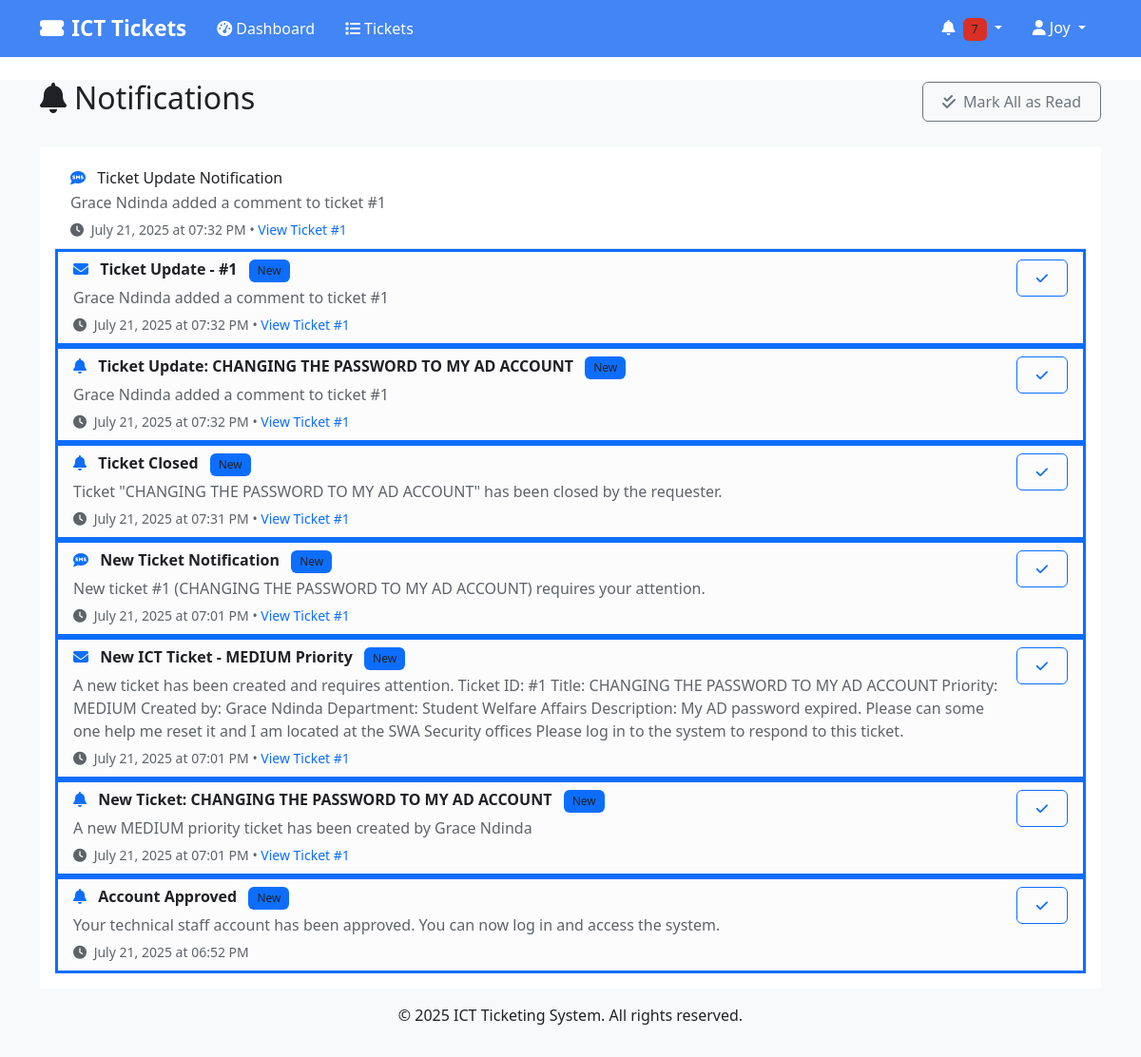
The page /notifications (signed in) on the database as committed earlier.
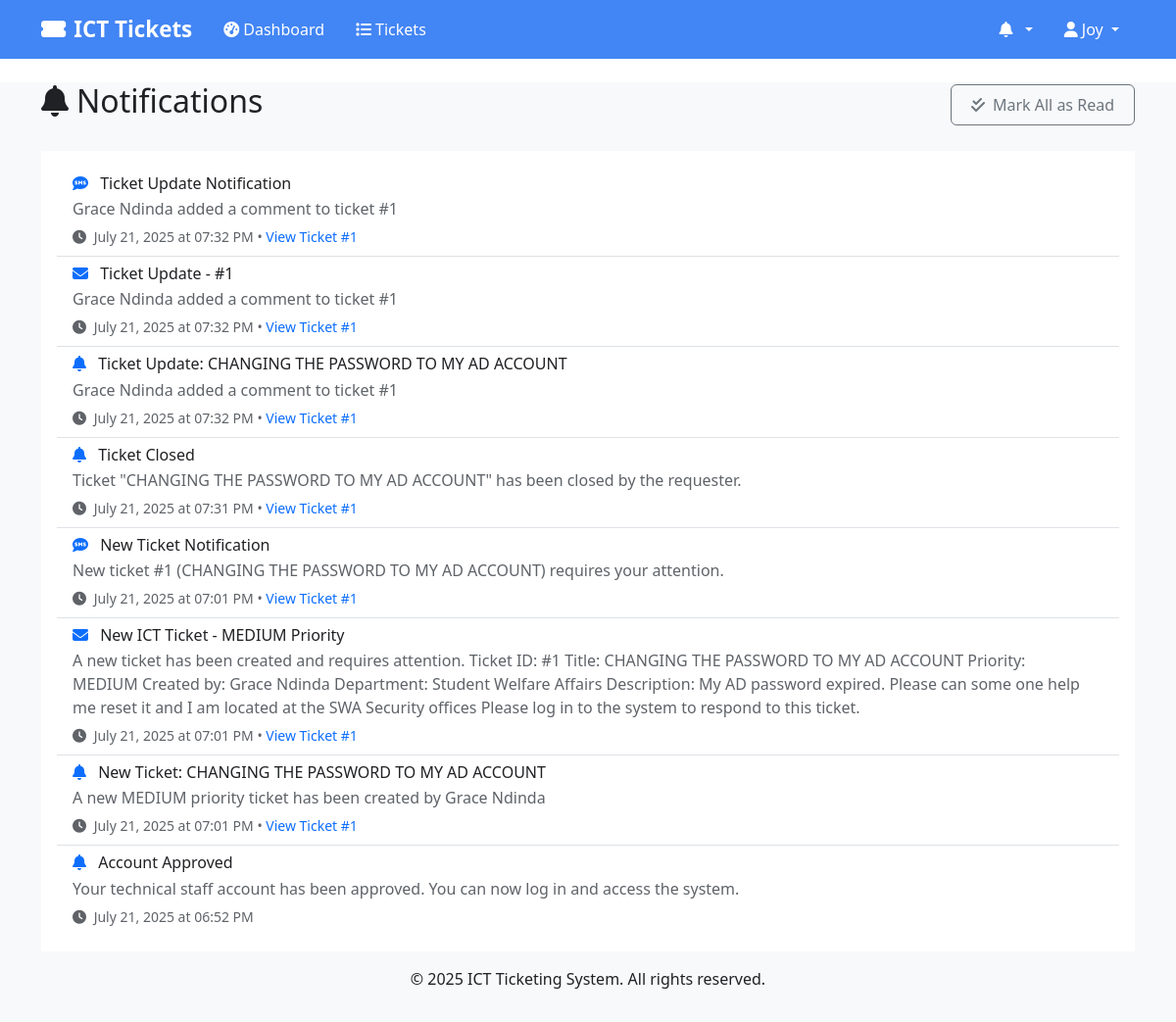
The same page on the database as committed later.
### models.py (models this page shows, shortened)
class User(UserMixin, db.Model):
    __tablename__ = 'users'
    id = db.Column(db.Integer, primary_key=True)
    username = db.Column(db.String(80), unique=True, nullable=False)
    email = db.Column(db.String(120), unique=True, nullable=False)
    phone = db.Column(db.String(20), nullable=True)
    password_hash = db.Column(db.String(256), nullable=False)
    first_name = db.Column(db.String(50), nullable=False)
    last_name = db.Column(db.String(50), nullable=False)
    role = db.Column(db.String(20), nullable=False)  # 'user', 'tech', 'admin'
    department_id = db.Column(db.Integer, db.ForeignKey('departments.id'), nullable=True)
    is_active = db.Column(db.Boolean, default=True)
    created_at = db.Column(db.DateTime, default=datetime.utcnow)
    updated_at = db.Column(db.DateTime, default=datetime.utcnow, onupdate=datetime.utcnow)
    department = db.relationship('Department', backref='users')
    created_tickets = db.relationship('Ticket', foreign_keys='Ticket.created_by_id', backref='creator')
    assigned_tickets = db.relationship('Ticket', foreign_keys='Ticket.assigned_to_id', backref='assignee')
    @property
    def full_name(self):
        return f"{self.first_name} {self.last_name}"

class Notification(db.Model):
    __tablename__ = 'notifications'
    id = db.Column(db.Integer, primary_key=True)
    user_id = db.Column(db.Integer, db.ForeignKey('users.id'), nullable=False)
    ticket_id = db.Column(db.Integer, db.ForeignKey('tickets.id'), nullable=True)
    title = db.Column(db.String(200), nullable=False)
    message = db.Column(db.Text, nullable=False)
    is_read = db.Column(db.Boolean, default=False)
    notification_type = db.Column(db.String(20), nullable=False)  # 'EMAIL', 'SMS', 'SYSTEM'
    sent_at = db.Column(db.DateTime, nullable=True)
    created_at = db.Column(db.DateTime, default=datetime.utcnow)
    user = db.relationship('User', backref='notifications')

### routes.py (the view)
@app.route('/notifications')
@login_required
def list_notifications():
    notifications = Notification.query.filter_by(user_id=current_user.id)\
        .order_by(Notification.created_at.desc()).all()
    return render_template('notifications.html', notifications=notifications)

### app.py (called while the page is built)
@login_manager.user_loader
def load_user(user_id):
    from models import User
    return User.query.get(int(user_id))

### templates/notifications.html (shortened to what this page needs)
{% extends "base.html" %}
{% block content %}
<div class="container">
    <div class="row">
        <div class="col-12">
            <div class="d-flex justify-content-between align-items-center mb-4">
                <h2><i class="fas fa-bell me-2"></i>Notifications</h2>
                <button class="btn btn-outline-secondary" onclick="markAllAsRead()">
                    <i class="fas fa-check-double me-2"></i>Mark All as Read
                </button>
            </div>
        </div>
    </div>
    <div class="row">
        <div class="col-12">
            <div class="card">
                <div class="card-body">
                    {% if notifications %}
                    <div class="list-group list-group-flush">
                        {% for notification in notifications %}
                        <div class="list-group-item {% if not notification.is_read %}list-group-item-light border-start border-primary border-3{% endif %}">
                            <div class="d-flex justify-content-between align-items-start">
                                <div class="flex-grow-1">
                                    <h6 class="mb-1 {% if not notification.is_read %}fw-bold{% endif %}">
                                        <i class="fas fa-{% if notification.notification_type == 'EMAIL' %}envelope{% elif notification.notification_type == 'SMS' %}sms{% else %}bell{% endif %} me-2 text-primary"></i>
                                        {{ notification.title }}
                                        {% if not notification.is_read %}
                                        <span class="badge bg-primary ms-2">New</span>
                                        {% endif %}
                                    </h6>
                                    <p class="mb-1 text-muted">{{ notification.message }}</p>
                                    <small class="text-muted">
                                        <i class="fas fa-clock me-1"></i>
                                        {{ notification.created_at.strftime('%B %d, %Y at %I:%M %p') }}
                                        {% if notification.ticket_id %}
                                        • <a href="{{ url_for('view_ticket', ticket_id=notification.ticket_id) }}" class="text-decoration-none">
                                            View Ticket #{{ notification.ticket_id }}
                                        </a>
                                        {% endif %}
                                    </small>
                                </div>
                                <div class="ms-3">
                                    {% if not notification.is_read %}
                                    <button class="btn btn-sm btn-outline-primary"
                                            onclick="markAsRead({{ notification.id }})">
                                        <i class="fas fa-check"></i>
                                    </button>
                                    {% endif %}
                                </div>
                            </div>
                        </div>
                        {% endfor %}
                    </div>
                    {% else %}
                    <div class="text-center py-5">
                        <i class="fas fa-bell-slash fs-1 text-muted mb-3"></i>
                        <h5 class="text-muted">No notifications</h5>
                        <p class="text-muted">You're all caught up! New notifications will appear here.</p>
                    </div>
                    {% endif %}
                </div>
            </div>
        </div>
    </div>
</div>
{% endblock %}

### templates/base.html (shortened to what this page needs)
<!DOCTYPE html>
<html lang="en">
<head>
    <link href="https://cdn.jsdelivr.net/npm/bootstrap@5.3.0/dist/css/bootstrap.min.css" rel="stylesheet">
    <link href="https://cdnjs.cloudflare.com/ajax/libs/font-awesome/6.4.0/css/all.min.css" rel="stylesheet">
    <link href="{{ url_for('static', filename='css/style.css') }}" rel="stylesheet">
</head>
<body>
    <nav class="navbar navbar-expand-lg shadow-sm" style="background-color: #4285f4 !important;">
        <div class="container" style="background-color: #4285f4;">
            <a class="navbar-brand" href="{{ url_for('dashboard' if current_user.is_authenticated else 'index') }}" style="color: #ffffff !important; font-weight: 600;">
                <i class="fas fa-ticket-alt me-2"></i>ICT Tickets
            </a>
            {% if current_user.is_authenticated %}
            <div class="collapse navbar-collapse" id="navbarNav">
                <ul class="navbar-nav me-auto">
                    <li class="nav-item">
                        <a class="nav-link" href="{{ url_for('dashboard') }}" style="color: #ffffff !important; font-weight: 500;">
                            <i class="fas fa-tachometer-alt me-1"></i>Dashboard
                        </a>
                    </li>
                    <li class="nav-item">
                        <a class="nav-link" href="{{ url_for('list_tickets') }}" style="color: #ffffff !important; font-weight: 500;">
                            <i class="fas fa-list me-1"></i>Tickets
                        </a>
                    </li>
                </ul>
                <ul class="navbar-nav">
                    <li class="nav-item dropdown">
                        <a class="nav-link dropdown-toggle" href="#" role="button" data-bs-toggle="dropdown" style="color: #ffffff !important; font-weight: 500;">
                            <i class="fas fa-bell me-1"></i>
                            {% set unread_count = 0 %}
                            {% if current_user.notifications is defined and current_user.notifications %}
                                {% set unread_count = current_user.notifications|selectattr('is_read', 'equalto', False)|list|length %}
                            {% endif %}
                            {% if unread_count > 0 %}
                            <span class="badge bg-danger">{{ unread_count }}</span>
                            {% endif %}
                        </a>
                            {% set recent_notifications = [] %}
                            {% if current_user.notifications is defined and current_user.notifications %}
                                {% set recent_notifications = current_user.notifications[:5] %}
                            {% endif %}
                    </li>
                    <li class="nav-item dropdown">
                        <a class="nav-link dropdown-toggle" href="#" role="button" data-bs-toggle="dropdown" style="color: #ffffff !important; font-weight: 500;">
                            <i class="fas fa-user me-1"></i>{{ current_user.first_name }}
                        </a>
                    </li>
                </ul>
            </div>
            {% endif %}
        </div>
    </nav>
    <main class="container-fluid mt-4">
        {% block content %}{% endblock %}
    </main>
    <footer class="bg-light text-center text-muted py-3 mt-5">
        <div class="container">
            <p>&copy; 2025 ICT Ticketing System. All rights reserved.</p>
        </div>
    </footer>
</body>
</html>

### static/css/style.css (style rules this page uses)
:root { --primary-color: #0d6efd; --secondary-color: #6c757d; --success-color: #198754; --info-color: #0dcaf0; --warning-color: #ffc107; --danger-color: #dc3545; --light-color: #f8f9fa; --dark-color: #212529; }
body { font-family: 'Segoe UI', Tahoma, Geneva, Verdana, sans-serif; background-color: #ffffff; color: #212529; }
.container, .container-fluid { background-color: #f8f9fa !important; color: #202124 !important; }
.card { background-color: #ffffff !important; color: #202124 !important; border: 1px solid #dadce0; }
.card-body { background-color: #ffffff !important; color: #202124 !important; }
h1, h2, h3, h4, h5, h6 { color: #202124 !important; }
p, span, div { color: #202124 !important; }
.text-muted { color: #5f6368 !important; }
.card { background-color: #ffffff !important; color: #202124; }
.card-body { background-color: #ffffff !important; }
.card { border: 1px solid #e8eaed; border-radius: 8px; box-shadow: 0 1px 2px 0 rgba(60,64,67,.3), 0 1px 3px 1px rgba(60,64,67,.15); }
.navbar { background-color: #4285f4 !important; box-shadow: none !important; }
.navbar .container { background-color: #4285f4 !important; }
footer.bg-light { background-color: #f8f9fa !important; border: none !important; box-shadow: none !important; margin-top: 0 !important; padding-top: 1rem !important; padding-bottom: 1rem !important; }
footer.bg-light .container { background-color: transparent !important; border: none !important; box-shadow: none !important; }
body, html { background-color: #ffffff !important; }
.container, .container-fluid { background-color: #f8f9fa !important; }
.card { box-shadow: none !important; border: none !important; }
.navbar .navbar-brand { color: #ffffff !important; font-weight: 600; }
.navbar .nav-link { color: #ffffff !important; font-weight: 500; padding: 8px 16px !important; }
.navbar-brand { font-weight: 600; font-size: 1.4rem; }
.navbar-nav .nav-link { font-weight: 500; transition: all 0.3s ease; }
.card { border: none; border-radius: 8px; box-shadow: 0 2px 10px rgba(0, 0, 0, 0.08); transition: all 0.3s ease; }
.btn { border-radius: 6px; font-weight: 500; padding: 8px 20px; transition: all 0.3s ease; }

### templates/base.html (style rules this page uses)
nav.navbar { background-color: #4285f4 !important; }
nav.navbar .navbar-brand, nav.navbar .nav-link, nav.navbar .dropdown-toggle { color: #ffffff !important; font-weight: 600; }

Rows that differ between the two databases and show on the page:
changed Notification "Ticket Update - #1": no longer shows "New"
changed Notification "Ticket Update: CHANGING THE PASSWORD TO MY AD ACCOUNT": no longer shows "New"
changed Notification "Ticket Closed": no longer shows "New"
changed Notification "New Ticket Notification": no longer shows "New"
changed Notification "New ICT Ticket - MEDIUM Priority": no longer shows "New"
changed Notification "New Ticket: CHANGING THE PASSWORD TO MY AD ACCOUNT": no longer shows "New"
changed Notification "Account Approved": no longer shows "New"
Other text that changed with them:
{{ unread_count }}: "7" → (not shown)
